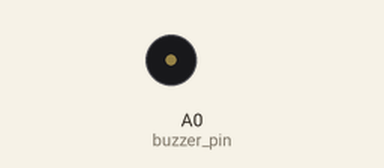
Recording of a sketch running on a simulated Arduino Uno, built with avr-gcc and run on an emulated ATmega328P. On the bench: buzzer (waves = sounding, pin HIGH).

Above: at 0.5 s.
Timing chart, 0 to 3.0 s (numbered marks = the images above):
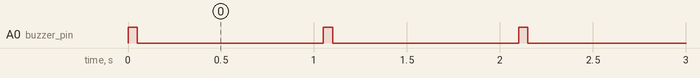

The sketch:

2_1_buzzer_test.ino
```cpp
/*****************************************************

 * This code applies to Metal robotic arm Kit
 * Through this link you can download the source code:
 * https://github.com/Cokoino/CKK0017

*****************************************************/

#define buzzer_pin A0    //buzzer PIN is A0 on the control board

void setup()
{
  Serial.begin(9600);//Set baud rate
  pinMode(buzzer_pin, OUTPUT);//Set pin A0 to output mode and input signals to the buzzer
}

void loop()
{
  digitalWrite(buzzer_pin,HIGH);
  delay(50);
  digitalWrite(buzzer_pin,LOW);
  delay(1000);
}
```

Measured:
- by itself, A0 (buzzer_pin): alternates HIGH for 0.05 s and LOW for 1.0 s
